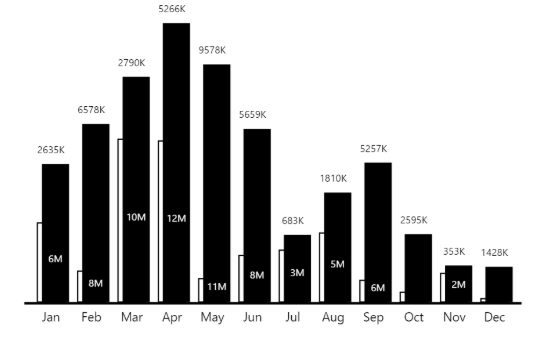
#> input picture x-axsis detection/Dataset/Compliant/28.png, 552 x 341 px; its folder holds only this picture in this run
$ jupyter execute --allow-errors x_axis_detection_smart_opencv.ipynb   (shell and % lines are left out)
#> lines starting #> are read from the running program, lines starting #| are printed output that depends on the picture; after the words box and inside, x2 and y2 are one past the last pixel; in counts of white or black regions, pixels touching at a corner belong together
# OpenCV Smart Axis Detection

Deze notebook probeert slimmer x-assen / category axes te detecteren in chart-afbeeldingen.

Deze versie combineert meerdere signalen:

1. **Bar alignment**
   Als meerdere bars op dezelfde lijn starten/eindigen, is dat waarschijnlijk een as.

2. **Dark axis line support**
   Als er op die plek ook een donkere/zwarte dikkere lijn staat, wordt de kandidaat sterker.

3. **Divider filtering**
   Niet elke lijn is een as. Sommige lijnen zijn dividers, borders of tabelregels. Die krijgen strafpunten.

4. **Orientation aware**
   - Horizontale bars → as staat meestal links.
   - Verticale bars → x-as staat meestal onderaan.
   - Er kunnen meerdere grafieken in één afbeelding zitten.

## Kleuren in output

- Oranje boxen = horizontale bar-kandidaten
- Roze boxen = verticale bar-kandidaten
- Blauw = linker/category-as voor horizontale bar charts
- Groen = onderliggende x-as voor verticale bar charts

De tabel onderaan laat de score en redenen zien.

[cell 1]
# Run once if packages are missing

[cell 2]
from pathlib import Path
import cv2
import numpy as np
import matplotlib.pyplot as plt
import pandas as pd

print("OpenCV version:", cv2.__version__)

## 1. Settings

Pas `IMAGE_PATH` aan naar jouw afbeelding.

Voorbeeld:

```python
IMAGE_PATH = Path("../Dataset/Compliant/chart1.png")
```

[cell 3]
IMAGE_PATH = Path("../Dataset/Compliant/7.png")

OUTPUT_DIR = Path("../output")
OUTPUT_DIR.mkdir(parents=True, exist_ok=True)

# General mask settings
DARK_THRESHOLD = 215
SATURATION_MAX = 140
BORDER_MARGIN_RATIO = 0.03

# Bar candidate settings
MIN_HBAR_WIDTH = 35
MIN_HBAR_HEIGHT = 6
MAX_HBAR_HEIGHT = 35
MIN_HBAR_ASPECT = 2.2

MIN_VBAR_HEIGHT = 35
MIN_VBAR_WIDTH = 6
MAX_VBAR_WIDTH = 35
MIN_VBAR_ASPECT = 2.2

# Alignment settings
ALIGNMENT_TOLERANCE_X = 8
ALIGNMENT_TOLERANCE_Y = 8
MIN_BARS_ON_AXIS = 2

# Axis line support
AXIS_LINE_SEARCH_RADIUS = 5
MIN_AXIS_LINE_DARK_RATIO = 0.35

# Divider filtering
DIVIDER_LENGTH_RATIO = 0.55
DIVIDER_LOW_BAR_SUPPORT_PENALTY = 180
BORDER_PENALTY = 250

# Orientation decision
DOMINANCE_RATIO = 1.5

# Output
MAX_AXES_TO_DRAW = 15
MIN_SCORE_TO_SHOW = 120

## 2. Helper functions

[cell 4]
# [9 lines left out: function show_image, not called in this run]


def load_image(path):
    image = cv2.imread(str(path))
    if image is None:
        raise FileNotFoundError(f"Image not found: {path}")
    return image


def create_dark_mask(image):
    gray = cv2.cvtColor(image, cv2.COLOR_BGR2GRAY)
    hsv = cv2.cvtColor(image, cv2.COLOR_BGR2HSV)
    saturation = hsv[:, :, 1]

    dark = gray < DARK_THRESHOLD
    low_sat = saturation < SATURATION_MAX

    mask = np.zeros_like(gray, dtype=np.uint8)
    mask[dark & low_sat] = 255

    # Close small gaps inside bars and hatched bars
    close_kernel = cv2.getStructuringElement(cv2.MORPH_RECT, (5, 3))
    mask = cv2.morphologyEx(mask, cv2.MORPH_CLOSE, close_kernel, iterations=1)

    return mask


def remove_image_border(mask):
    h, w = mask.shape[:2]
    mx = int(w * BORDER_MARGIN_RATIO)
    my = int(h * BORDER_MARGIN_RATIO)

    cleaned = mask.copy()
    cleaned[:my, :] = 0
    cleaned[h-my:, :] = 0
    cleaned[:, :mx] = 0
    cleaned[:, w-mx:] = 0
    return cleaned


def detect_horizontal_bars(mask):
    h, w = mask.shape[:2]

    kernel_w = max(25, int(w * 0.035))
    kernel = cv2.getStructuringElement(cv2.MORPH_RECT, (kernel_w, 3))
    connected = cv2.morphologyEx(mask, cv2.MORPH_CLOSE, kernel, iterations=1)

    contours, _ = cv2.findContours(connected, cv2.RETR_EXTERNAL, cv2.CHAIN_APPROX_SIMPLE)

    bars = []
    for cnt in contours:
        x, y, bw, bh = cv2.boundingRect(cnt)
        aspect = bw / max(bh, 1)

        if bw < MIN_HBAR_WIDTH:
            continue
        if bh < MIN_HBAR_HEIGHT or bh > MAX_HBAR_HEIGHT:
            continue
        if aspect < MIN_HBAR_ASPECT:
            continue
        if bw > w * 0.70:
            continue

        mx = int(w * BORDER_MARGIN_RATIO)
        my = int(h * BORDER_MARGIN_RATIO)
        if x <= mx or y <= my or x + bw >= w - mx or y + bh >= h - my:
            continue

        bars.append({
            "type": "horizontal_bar",
            "x": int(x),
            "y": int(y),
            "w": int(bw),
            "h": int(bh),
            "x_left": int(x),
            "x_right": int(x + bw),
            "y_top": int(y),
            "y_bottom": int(y + bh),
            "y_center": int(y + bh / 2),
            "aspect": float(aspect)
        })

    return bars, connected


def detect_vertical_bars(mask):
    h, w = mask.shape[:2]

    kernel_h = max(25, int(h * 0.035))
    kernel = cv2.getStructuringElement(cv2.MORPH_RECT, (3, kernel_h))
    connected = cv2.morphologyEx(mask, cv2.MORPH_CLOSE, kernel, iterations=1)

    contours, _ = cv2.findContours(connected, cv2.RETR_EXTERNAL, cv2.CHAIN_APPROX_SIMPLE)

    bars = []
    for cnt in contours:
        x, y, bw, bh = cv2.boundingRect(cnt)
        aspect = bh / max(bw, 1)

        if bh < MIN_VBAR_HEIGHT:
            continue
        if bw < MIN_VBAR_WIDTH or bw > MAX_VBAR_WIDTH:
            continue
        if aspect < MIN_VBAR_ASPECT:
            continue
        if bh > h * 0.70:
            continue

        mx = int(w * BORDER_MARGIN_RATIO)
        my = int(h * BORDER_MARGIN_RATIO)
        if x <= mx or y <= my or x + bw >= w - mx or y + bh >= h - my:
            continue

        bars.append({
            "type": "vertical_bar",
            "x": int(x),
            "y": int(y),
            "w": int(bw),
            "h": int(bh),
            "x_left": int(x),
            "x_right": int(x + bw),
            "y_top": int(y),
            "y_bottom": int(y + bh),
            "x_center": int(x + bw / 2),
            "aspect": float(aspect)
        })

    return bars, connected


def group_items_by_key(items, key, tolerance):
    if not items:
        return []

    items = sorted(items, key=lambda item: item[key])
    groups = [[items[0]]]

    for item in items[1:]:
        mean_value = np.mean([g[key] for g in groups[-1]])
        if abs(item[key] - mean_value) <= tolerance:
            groups[-1].append(item)
        else:
            groups.append([item])

    return groups


# [60 lines left out: functions line_dark_support, is_near_outer_border, looks_like_divider, not called in this run]


def create_left_axes_for_horizontal_bars(horizontal_bars, image_shape, mask):
    h, w = image_shape[:2]
    axes = []

    groups = group_items_by_key(horizontal_bars, "x_left", ALIGNMENT_TOLERANCE_X)

    for group in groups:
        if len(group) < MIN_BARS_ON_AXIS:
            continue

        x_axis = int(np.mean([b["x_left"] for b in group]))

        y1 = min(b["y_top"] for b in group)
        y2 = max(b["y_bottom"] for b in group)

        # If it spans almost the whole image height, it is probably a divider or border.
        if (y2 - y1) > h * 0.50:
            continue

        pad = int((y2 - y1) * 0.10)
        y1 = max(0, y1 - pad)
        y2 = min(h - 1, y2 + pad)

        support_ratio = line_dark_support(mask, x_axis, y1, x_axis, y2, AXIS_LINE_SEARCH_RADIUS)

        axis = {
            "axis_type": "left_axis_for_horizontal_bars",
            "x1": x_axis,
            "y1": y1,
            "x2": x_axis,
            "y2": y2,
            "supporting_bars": len(group),
            "dark_line_support": support_ratio
        }

        base_score = len(group) * 120 + (y2 - y1)
        line_bonus = support_ratio * 220
        score = base_score + line_bonus

        reasons = [
            f"{len(group)} bars start here",
            f"dark support={support_ratio:.2f}"
        ]

        if support_ratio < MIN_AXIS_LINE_DARK_RATIO:
            score -= 80
            reasons.append("weak dark line support")

        if is_near_outer_border(axis, image_shape):
            score -= BORDER_PENALTY
            reasons.append("near outer border penalty")

        if looks_like_divider(axis, image_shape):
            score -= DIVIDER_LOW_BAR_SUPPORT_PENALTY
            reasons.append("possible divider penalty")

        axis["score"] = float(score)
        axis["reasons"] = "; ".join(reasons)

        axes.append(axis)

    return axes


def create_bottom_axes_for_vertical_bars(vertical_bars, image_shape, mask):
    h, w = image_shape[:2]
    axes = []

    groups = group_items_by_key(vertical_bars, "y_bottom", ALIGNMENT_TOLERANCE_Y)

    for group in groups:
        if len(group) < MIN_BARS_ON_AXIS:
            continue

        y_axis = int(np.mean([b["y_bottom"] for b in group]))

        x1 = min(b["x_left"] for b in group)
        x2 = max(b["x_right"] for b in group)

        # If it spans almost the whole page width, it is probably a divider.
        if (x2 - x1) > w * 0.60:
            continue

        pad = int((x2 - x1) * 0.10)
        x1 = max(0, x1 - pad)
        x2 = min(w - 1, x2 + pad)

        support_ratio = line_dark_support(mask, x1, y_axis, x2, y_axis, AXIS_LINE_SEARCH_RADIUS)

        axis = {
            "axis_type": "bottom_x_axis_for_vertical_bars",
            "x1": x1,
            "y1": y_axis,
            "x2": x2,
            "y2": y_axis,
            "supporting_bars": len(group),
            "dark_line_support": support_ratio
        }

        base_score = len(group) * 120 + (x2 - x1)
        line_bonus = support_ratio * 220
        score = base_score + line_bonus

        reasons = [
            f"{len(group)} bars end here",
            f"dark support={support_ratio:.2f}"
        ]

        if support_ratio < MIN_AXIS_LINE_DARK_RATIO:
            score -= 80
            reasons.append("weak dark line support")

        if is_near_outer_border(axis, image_shape):
            score -= BORDER_PENALTY
            reasons.append("near outer border penalty")

        if looks_like_divider(axis, image_shape):
            score -= DIVIDER_LOW_BAR_SUPPORT_PENALTY
            reasons.append("possible divider penalty")

        axis["score"] = float(score)
        axis["reasons"] = "; ".join(reasons)

        axes.append(axis)

    return axes


def choose_axes_by_orientation(horizontal_bars, vertical_bars, image_shape, mask):
    n_h = len(horizontal_bars)
    n_v = len(vertical_bars)

    left_axes = create_left_axes_for_horizontal_bars(horizontal_bars, image_shape, mask)
    bottom_axes = create_bottom_axes_for_vertical_bars(vertical_bars, image_shape, mask)

    if n_h >= n_v * DOMINANCE_RATIO and n_h > 0:
        selected = left_axes
        decision = "horizontal bars dominate -> left axes only"
    elif n_v >= n_h * DOMINANCE_RATIO and n_v > 0:
        selected = bottom_axes
        decision = "vertical bars dominate -> bottom x-axes only"
    else:
        selected = left_axes + bottom_axes
        decision = "mixed/unclear -> both axis types"

    selected = [a for a in selected if a["score"] >= MIN_SCORE_TO_SHOW]
    selected = sorted(selected, key=lambda a: a["score"], reverse=True)

    return selected, decision


def remove_duplicate_axes(axes, tolerance=10):
    if not axes:
        return []

    axes = sorted(axes, key=lambda a: a["score"], reverse=True)
    kept = []

    for axis in axes:
        duplicate = False

        for other in kept:
            both_left = axis["axis_type"].startswith("left") and other["axis_type"].startswith("left")
            both_bottom = axis["axis_type"].startswith("bottom") and other["axis_type"].startswith("bottom")

            if both_left and abs(axis["x1"] - other["x1"]) <= tolerance:
                # If they are also overlapping vertically, keep only best one.
                overlap = min(axis["y2"], other["y2"]) - max(axis["y1"], other["y1"])
                if overlap > 0:
                    duplicate = True
                    break

            if both_bottom and abs(axis["y1"] - other["y1"]) <= tolerance:
                overlap = min(axis["x2"], other["x2"]) - max(axis["x1"], other["x1"])
                if overlap > 0:
                    duplicate = True
                    break

        if not duplicate:
            kept.append(axis)

    return kept


def run_smart_axis_detection(image):
    dark_mask = create_dark_mask(image)
    cleaned_mask = remove_image_border(dark_mask)

    horizontal_bars, horizontal_bar_mask = detect_horizontal_bars(cleaned_mask)
    vertical_bars, vertical_bar_mask = detect_vertical_bars(cleaned_mask)

    axes, decision = choose_axes_by_orientation(horizontal_bars, vertical_bars, image.shape, cleaned_mask)
    axes = remove_duplicate_axes(axes)

    return {
        "dark_mask": dark_mask,
        "cleaned_mask": cleaned_mask,
        "horizontal_bar_mask": horizontal_bar_mask,
        "vertical_bar_mask": vertical_bar_mask,
        "horizontal_bars": horizontal_bars,
        "vertical_bars": vertical_bars,
        "axes": axes,
        "decision": decision
    }


def draw_result(image, result, max_axes=15):
    output = image.copy()

    # Draw bar candidates
    for b in result["horizontal_bars"]:
        cv2.rectangle(output, (b["x"], b["y"]), (b["x"] + b["w"], b["y"] + b["h"]), (0, 165, 255), 1)

    for b in result["vertical_bars"]:
        cv2.rectangle(output, (b["x"], b["y"]), (b["x"] + b["w"], b["y"] + b["h"]), (180, 105, 255), 1)

    # Draw axes
    for i, axis in enumerate(result["axes"][:max_axes], start=1):
        x1, y1, x2, y2 = axis["x1"], axis["y1"], axis["x2"], axis["y2"]

        if axis["axis_type"].startswith("left"):
            color = (255, 0, 0)  # blue
            label = f"L{i} bars={axis['supporting_bars']} s={axis['score']:.0f}"
            text_pos = (x1 + 5, max(15, y1 + 15))
        else:
            color = (0, 180, 0)  # green
            label = f"B{i} bars={axis['supporting_bars']} s={axis['score']:.0f}"
            text_pos = (x1, max(15, y1 - 8))

        cv2.line(output, (x1, y1), (x2, y2), color, 3)
        cv2.putText(output, label, text_pos, cv2.FONT_HERSHEY_SIMPLEX, 0.45, color, 1)

    return output


# [16 lines left out: function axes_to_dataframe, not called in this run]

## 3. Run smart detection on one image

#> (a cell that did not finish here is left out)

## 4. Final result

#> (a cell that did not finish here is left out)

## 5. Axis coordinates and explanation

#> (a cell that did not finish here is left out)

## 6. Batch test all images

[cell 8]
DATASET_DIR = Path("../Dataset")
BATCH_OUTPUT_DIR = OUTPUT_DIR / "smart_axis_detection_batch"
BATCH_OUTPUT_DIR.mkdir(parents=True, exist_ok=True)

image_extensions = [".png", ".jpg", ".jpeg", ".webp"]
image_paths = []

for ext in image_extensions:
    image_paths.extend(DATASET_DIR.rglob(f"*{ext}"))
#> pass 2 of the loop `for ext in image_extensions:`:

print("Found images:", len(image_paths))

summary = []

for path in image_paths:
    try:
        img = load_image(path)
#> in load_image, image is the input picture: shape (341, 552, 3); mean B, G, R 189.1, 189.1, 189.1
        res = run_smart_axis_detection(img)
#> in create_dark_mask, `hsv = cv2.cvtColor(image, cv2.COLOR_BGR2HSV)`: hsv: shape (341, 552, 3); mean H, S, V 0, 0, 189.1
#> in create_dark_mask, `dark = gray < DARK_THRESHOLD`:
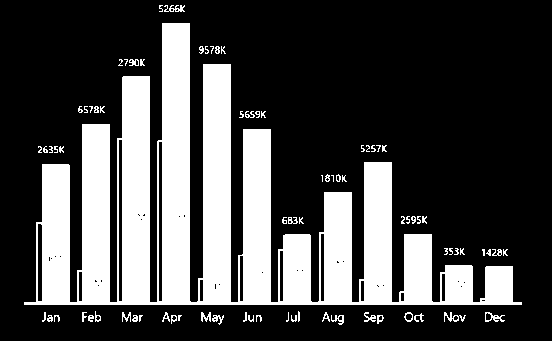
#> dark: shape (341, 552) bool; 27.9% white; 80 white regions (27 under 20 px), largest, box (x1, y1, x2, y2) and area: (24, 23, 522, 305) 50307, (444, 312, 466, 322) 91, (485, 312, 505, 322) 88
#> in create_dark_mask, `low_sat = saturation < SATURATION_MAX`: low_sat: shape (341, 552) bool; every value is 1
#> in run_smart_axis_detection, `dark_mask = create_dark_mask(image)`:
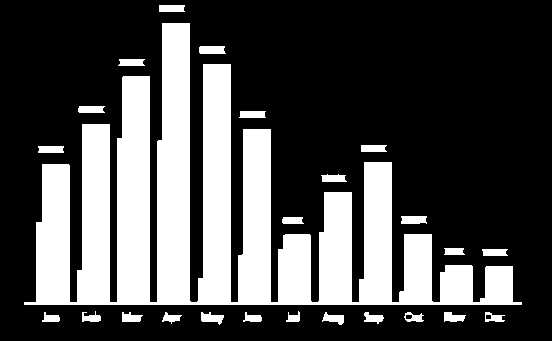
#> dark_mask: shape (341, 552); 29.8% white; 25 white regions, largest, box (x1, y1, x2, y2) and area: (24, 23, 522, 305) 52419, (199, 46, 226, 54) 204, (401, 216, 427, 224) 195
#> in remove_image_border, `cleaned[:my, :] = 0`:
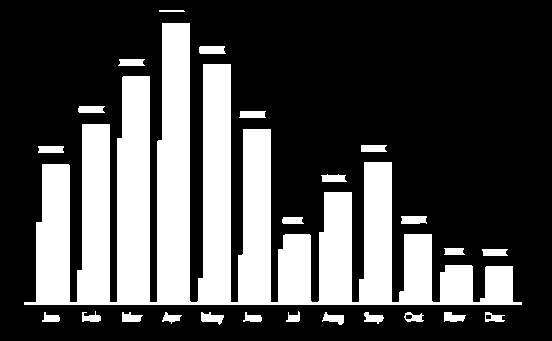
#> cleaned: shape (341, 552); 29.7% white; 25 white regions, largest, box (x1, y1, x2, y2) and area: (24, 23, 522, 305) 52419, (199, 46, 226, 54) 204, (401, 216, 427, 224) 195
#> in detect_horizontal_bars, `connected = cv2.morphologyEx(mask, cv2.MORPH_CLOSE, kernel, iterations..`:
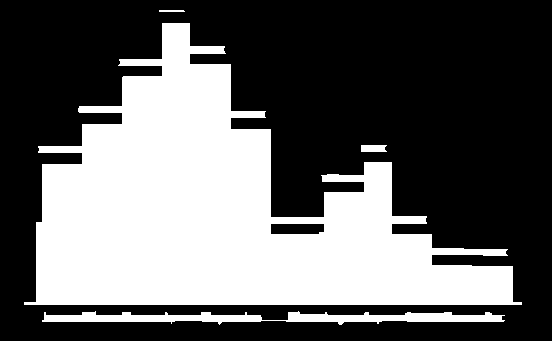
#> connected: shape (341, 552); 38.4% white; 4 white regions
#> in detect_horizontal_bars, `contours, _ = cv2.findContours(connected, cv2.RETR_EXTERNAL, cv2.CHAIN..`: contours = 4 contours; box (x1, y1, x2, y2) and area: (24, 23, 522, 305) 67986, (42, 311, 505, 325) 2868, (361, 145, 387, 152) 142, (159, 10, 185, 12) 24
#> the loop in detect_horizontal_bars, `for cnt in contours:` made 4 passes
#> (x, y, bw, bh, aspect) on passes 1 to 3: (42, 311, 463, 14, 33.07), (361, 145, 26, 7, 3.71), (24, 23, 498, 282, 1.77)
#> (cnt, x, y, bw, bh, aspect) on pass 4: ([[159, 10], [159, 11], [184, 11], [183, 10]], 159, 10, 26, 2, 13)
#> after the loop in detect_horizontal_bars, `for cnt in contours:`: bars = []
#> in detect_vertical_bars, `connected = cv2.morphologyEx(mask, cv2.MORPH_CLOSE, kernel, iterations..`:
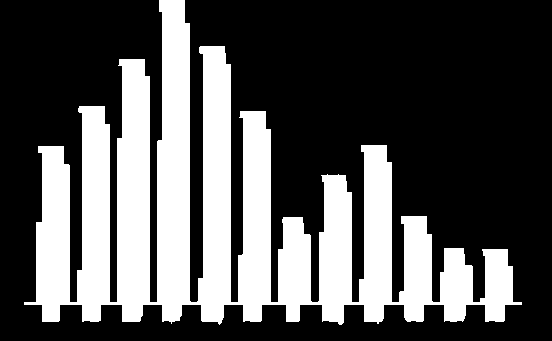
#> connected: shape (341, 552); 32.7% white; 1 white region
#> in detect_vertical_bars, `contours, _ = cv2.findContours(connected, cv2.RETR_EXTERNAL, cv2.CHAIN..`: contours = 1 contour; box (x1, y1, x2, y2) and area: (24, 0, 522, 325) 58892
#> the loop in detect_vertical_bars, `for cnt in contours:` made 1 pass
#> (x, y, bw, bh, aspect) on pass 1: (24, 0, 498, 325, 0.653)
#> after the loop in detect_vertical_bars, `for cnt in contours:`: bars = []
#> in choose_axes_by_orientation, `n_h = len(horizontal_bars)`: n_h = 0
#> in create_left_axes_for_horizontal_bars, `groups = group_items_by_key(horizontal_bars, "x_left", ALIGNMENT_TOLER..`: groups = []
#> in run_smart_axis_detection, `axes, decision = choose_axes_by_orientation(horizontal_bars, vertical_..`: decision = 'mixed/unclear -> both axis types'
#> res = 8 items
        out = draw_result(img, res, max_axes=MAX_AXES_TO_DRAW)

        relative = path.relative_to(DATASET_DIR)
        save_path = BATCH_OUTPUT_DIR / relative
        save_path.parent.mkdir(parents=True, exist_ok=True)

        cv2.imwrite(str(save_path), out)

        summary.append({
            "image": str(relative),
            "horizontal_bar_candidates": len(res["horizontal_bars"]),
            "vertical_bar_candidates": len(res["vertical_bars"]),
            "decision": res["decision"],
            "axes_detected": len(res["axes"]),
            "best_score": round(res["axes"][0]["score"], 1) if res["axes"] else None,
            "output": str(save_path)
        })

        print("Saved:", save_path)

    except Exception as e:
        print("Error with", path, ":", e)
#> pass 2 of the loop `for path in image_paths:`:
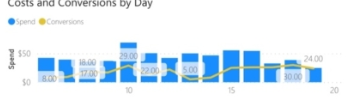
#> input picture x-axsis detection/Dataset/Not-Compliant/20.png, 355 x 99 px
#> in load_image, image is the input picture: shape (99, 355, 3); mean B, G, R 247.4, 237.2, 224.1
#> gray: shape (99, 355)
#> hsv: shape (99, 355, 3); mean H, S, V 28.6, 26.4, 248.1
#> saturation: shape (99, 355)
#> in create_dark_mask (call 2), `dark = gray < DARK_THRESHOLD`:
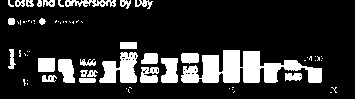
#> dark: shape (99, 355) bool; 17.7% white; 70 white regions (43 under 20 px), largest, box (x1, y1, x2, y2) and area: (181, 50, 322, 83) 2532, (99, 52, 138, 83) 768, (161, 58, 178, 83) 352
#> low_sat: shape (99, 355) bool; 90.7% white; 29 black regions (1 under 20 px), largest, box (x1, y1, x2, y2) and area: (203, 56, 219, 77) 279, (223, 51, 239, 69) 254, (244, 51, 260, 66) 236
#> close_kernel = [[1, 1, 1, 1, 1], [1, 1, 1, 1, 1], [1, 1, 1, 1, 1]]
#> mask: shape (99, 355); 11.8% white; 19 white regions (7 under 20 px), largest, box (x1, y1, x2, y2) and area: (38, 50, 322, 83) 2592, (8, 0, 153, 9) 899, (8, 18, 46, 25) 115
#> in detect_horizontal_bars (call 2), `contours, _ = cv2.findContours(connected, cv2.RETR_EXTERNAL, cv2.CHAIN..`: contours = 8 contours, 4 with area under 20; largest, box (x1, y1, x2, y2) and area: (0, 49, 323, 86) 6850, (0, 2, 152, 9) 620, (0, 18, 83, 25) 228, (120, 42, 137, 49) 96
#> the loop in detect_horizontal_bars (call 2), `for cnt in contours:` made 8 passes
#> (x, y, bw, bh, aspect) on passes 2 to 5: (330, 87, 7, 6, 1.17), (229, 87, 5, 3, 1.67), (126, 87, 6, 6, 1), (0, 49, 323, 37, 8.73)
#> in detect_vertical_bars (call 2), `contours, _ = cv2.findContours(connected, cv2.RETR_EXTERNAL, cv2.CHAIN..`: contours = 4 contours; box (x1, y1, x2, y2) and area: (38, 42, 323, 99) 5960, (10, 0, 152, 69) 1948, (19, 50, 30, 86) 139, (330, 87, 337, 99) 62
#> the loop in detect_vertical_bars (call 2), `for cnt in contours:` made 4 passes
#> (x, y, bw, bh, aspect) on passes 1, 3, 4: (330, 87, 7, 12, 1.71), (38, 42, 285, 57, 0.2), (10, 0, 142, 69, 0.486)
#> the loop in create_bottom_axes_for_vertical_bars (call 2), `for group in groups:` made 1 pass
#> the loop in draw_result (call 2), `for b in result["vertical_bars"]:` made 1 pass
#> after the loop in draw_result (call 2), `for b in result["vertical_bars"]:`:
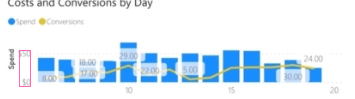
#> output: shape (99, 355, 3); 0.27% of pixels changed, all inside (x1, y1, x2, y2) = (19, 50, 31, 87)

summary_df = pd.DataFrame(summary)
#> summary_df = table of 2 rows and 7 columns
summary_df
#> Out = table of 2 rows and 7 columns
